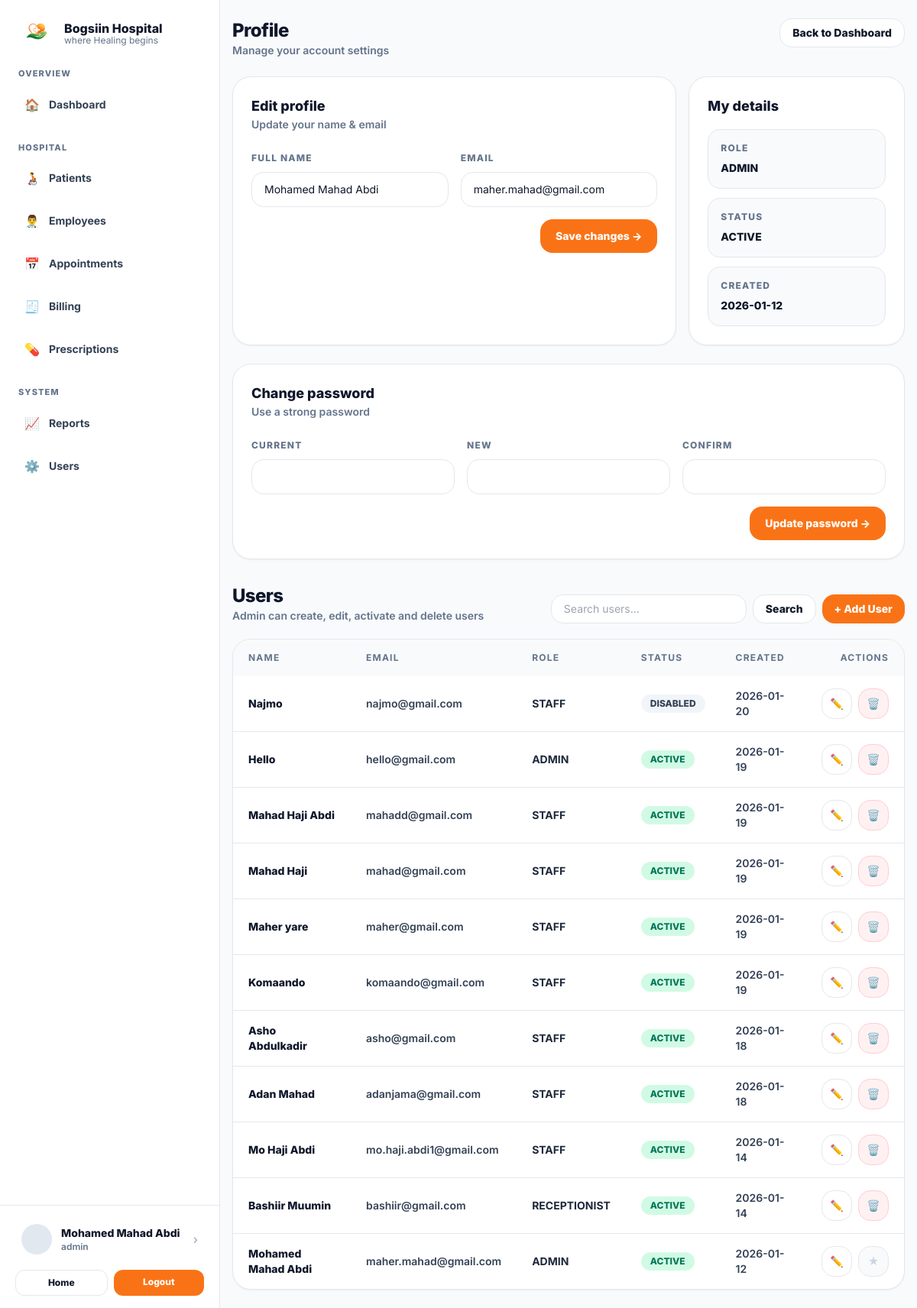
The app's page /profile.php (signed in) with its own data.
### tables this page shows
CREATE TABLE `users` (
  `id` int(11) NOT NULL,
  `full_name` varchar(120) NOT NULL,
  `email` varchar(160) NOT NULL,
  `password_hash` varchar(255) NOT NULL,
  `role` enum('ADMIN','RECEPTIONIST','STAFF') NOT NULL DEFAULT 'STAFF',
  `is_active` tinyint(1) NOT NULL DEFAULT 1,
  `created_at` timestamp NOT NULL DEFAULT current_timestamp()
);

### profile.php (the view, shortened to what this page needs)
<?php
require_once __DIR__ . "/includes/db.php";
function h($s){ return htmlspecialchars((string)$s, ENT_QUOTES, 'UTF-8'); }
$me = $_SESSION["user"];
$myId = (int)$me["id"];
$myRole = $me["role"] ?? "STAFF";
$stmt = $pdo->prepare("SELECT id, full_name, email, role, is_active, created_at FROM users WHERE id=? LIMIT 1");
$stmt->execute([$myId]);
$meDb = $stmt->fetch();
$adminUsers = [];
$uq = trim($_GET["uq"] ?? "");
if ($myRole === "ADMIN") {
  $w = "";
  $p = [];
  $stmt = $pdo->prepare("SELECT id, full_name, email, role, is_active, created_at FROM users $w ORDER BY created_at DESC LIMIT 300");
  $stmt->execute($p);
  $adminUsers = $stmt->fetchAll() ?: [];
}
include_once __DIR__ . "/includes/header.php";
?>
 <div class="min-h-screen bg-slate-50 md:pl-72">
<div class="md:flex min-h-screen">
  <?php include __DIR__ . "/includes/sidebar.php"; ?>
  <div class="flex-1">
    <div class="mx-auto max-w-6xl px-4 py-6">
      <div class="flex flex-col gap-4 md:flex-row md:items-start md:justify-between">
        <div>
          <div class="text-2xl font-extrabold tracking-tight">Profile</div>
          <div class="text-sm font-semibold text-slate-500">Manage your account settings</div>
        </div>
        <a href="/hospital/dashboard.php" class="rounded-2xl border bg-white px-4 py-2 text-sm font-extrabold hover:bg-slate-50">
          Back to Dashboard
        </a>
      </div>
      <section class="mt-6 grid gap-4 lg:grid-cols-3">
        <div class="lg:col-span-2 rounded-3xl border bg-white p-6 shadow-sm">
          <div class="font-extrabold text-lg">Edit profile</div>
          <div class="text-sm font-semibold text-slate-500">Update your name & email</div>
          <form method="POST" class="mt-5 grid gap-4">
            <div class="grid gap-4 md:grid-cols-2">
              <div>
                <label class="text-xs font-extrabold tracking-widest text-slate-500">FULL NAME</label>
                <input name="full_name" value="<?php echo h($meDb["full_name"]); ?>"
                  class="mt-2 w-full rounded-2xl border bg-white px-4 py-3 text-sm outline-none">
              </div>
              <div>
                <label class="text-xs font-extrabold tracking-widest text-slate-500">EMAIL</label>
                <input type="email" name="email" value="<?php echo h($meDb["email"]); ?>"
                  class="mt-2 w-full rounded-2xl border bg-white px-4 py-3 text-sm outline-none">
              </div>
            </div>
            <div class="flex justify-end">
              <button class="rounded-2xl bg-orange-500 px-5 py-3 text-sm font-extrabold text-white hover:bg-orange-600" type="submit">
                Save changes →
              </button>
            </div>
          </form>
        </div>
        <div class="rounded-3xl border bg-white p-6 shadow-sm">
          <div class="font-extrabold text-lg">My details</div>
          <div class="mt-4 space-y-3 text-sm">
            <div class="rounded-2xl border bg-slate-50 p-4">
              <div class="text-xs font-extrabold tracking-widest text-slate-500">ROLE</div>
              <div class="mt-2 font-extrabold text-slate-900"><?php echo h($meDb["role"]); ?></div>
            </div>
            <div class="rounded-2xl border bg-slate-50 p-4">
              <div class="text-xs font-extrabold tracking-widest text-slate-500">STATUS</div>
              <div class="mt-2 font-extrabold text-slate-900"><?php echo ((int)$meDb["is_active"]===1) ? "ACTIVE" : "DISABLED"; ?></div>
            </div>
            <div class="rounded-2xl border bg-slate-50 p-4">
              <div class="text-xs font-extrabold tracking-widest text-slate-500">CREATED</div>
              <div class="mt-2 font-extrabold text-slate-900"><?php echo h(date("Y-m-d", strtotime($meDb["created_at"]))); ?></div>
            </div>
          </div>
        </div>
      </section>
      <section class="mt-6 rounded-3xl border bg-white p-6 shadow-sm">
        <div class="font-extrabold text-lg">Change password</div>
        <div class="text-sm font-semibold text-slate-500">Use a strong password</div>
        <form method="POST" class="mt-5 grid gap-4 md:grid-cols-3">
          <div>
            <label class="text-xs font-extrabold tracking-widest text-slate-500">CURRENT</label>
            <input type="password" name="current_password"
              class="mt-2 w-full rounded-2xl border bg-white px-4 py-3 text-sm outline-none" />
          </div>
          <div>
            <label class="text-xs font-extrabold tracking-widest text-slate-500">NEW</label>
            <input type="password" name="new_password"
              class="mt-2 w-full rounded-2xl border bg-white px-4 py-3 text-sm outline-none" />
          </div>
          <div>
            <label class="text-xs font-extrabold tracking-widest text-slate-500">CONFIRM</label>
            <input type="password" name="confirm_password"
              class="mt-2 w-full rounded-2xl border bg-white px-4 py-3 text-sm outline-none" />
          </div>
          <div class="md:col-span-3 flex justify-end">
            <button class="rounded-2xl bg-orange-500 px-5 py-3 text-sm font-extrabold text-white hover:bg-orange-600" type="submit">
              Update password →
            </button>
          </div>
        </form>
      </section>
      <?php if ($myRole === "ADMIN"): ?>
        <section class="mt-8">
          <div class="flex flex-col gap-3 md:flex-row md:items-end md:justify-between">
            <div>
              <div class="text-2xl font-extrabold tracking-tight">Users</div>
              <div class="text-sm font-semibold text-slate-500">Admin can create, edit, activate and delete users</div>
            </div>
            <div class="flex gap-2">
              <form method="GET" class="flex gap-2">
                <input name="uq" value="<?php echo h($uq); ?>"
                  class="w-64 rounded-2xl border bg-white px-4 py-2 text-sm outline-none"
                  placeholder="Search users..." />
                <button class="rounded-2xl border bg-white px-4 py-2 text-sm font-extrabold hover:bg-slate-50" type="submit">
                  Search
                </button>
              </form>
              <button id="openUserModal"
                class="rounded-2xl bg-orange-500 px-4 py-2 text-sm font-extrabold text-white hover:bg-orange-600">
                + Add User
              </button>
            </div>
          </div>
          <div class="mt-5 rounded-3xl border bg-white shadow-sm overflow-hidden">
            <div class="overflow-x-auto">
              <table class="w-full text-left text-sm">
                <thead class="bg-slate-50 text-xs font-extrabold tracking-widest text-slate-500">
                  <tr>
                    <th class="px-5 py-4">NAME</th>
                    <th class="px-5 py-4">EMAIL</th>
                    <th class="px-5 py-4">ROLE</th>
                    <th class="px-5 py-4">STATUS</th>
                    <th class="px-5 py-4">CREATED</th>
                    <th class="px-5 py-4 text-right">ACTIONS</th>
                  </tr>
                </thead>
                <tbody class="divide-y">
                  <?php if (!$adminUsers): ?>
                    <tr><td colspan="6" class="px-5 py-10 text-center text-slate-500 font-semibold">No users found.</td></tr>
                  <?php else: ?>
                    <?php foreach ($adminUsers as $u): ?>
                      <?php
                        $badge = ((int)$u["is_active"]===1)
                          ? "bg-emerald-100 text-emerald-700"
                          : "bg-slate-100 text-slate-700";
                        $payload = base64_encode(json_encode($u));
                      ?>
                      <tr class="hover:bg-slate-50/60">
                        <td class="px-5 py-4 font-extrabold text-slate-900"><?php echo h($u["full_name"]); ?></td>
                        <td class="px-5 py-4 font-semibold text-slate-700"><?php echo h($u["email"]); ?></td>
                        <td class="px-5 py-4 font-bold text-slate-800"><?php echo h($u["role"]); ?></td>
                        <td class="px-5 py-4">
                          <span class="inline-flex rounded-full px-3 py-1 text-xs font-extrabold <?php echo $badge; ?>">
                            <?php echo ((int)$u["is_active"]===1) ? "ACTIVE" : "DISABLED"; ?>
                          </span>
                        </td>
                        <td class="px-5 py-4 font-semibold text-slate-700"><?php echo h(date("Y-m-d", strtotime($u["created_at"]))); ?></td>
                        <td class="px-5 py-4">
                          <div class="flex justify-end gap-2">
                            <button type="button"
                              class="grid h-10 w-10 place-items-center rounded-2xl border bg-white hover:bg-slate-50"
                              title="Edit"
                              data-u="<?php echo h($payload); ?>"
                              onclick="openUserEdit(this)">✏️</button>
                            <?php if ((int)$u["id"] !== $myId): ?>
                              <form method="POST" onsubmit="return confirm('Delete this user?');">
                                <button type="submit"
                                  class="grid h-10 w-10 place-items-center rounded-2xl border border-rose-200 bg-rose-50 hover:bg-rose-100"
                                  title="Delete">🗑️</button>
                              </form>
                            <?php else: ?>
                              <div class="grid h-10 w-10 place-items-center rounded-2xl border bg-slate-50 text-slate-300" title="You">
                                ★
                              </div>
                            <?php endif; ?>
                          </div>
                        </td>
                      </tr>
                    <?php endforeach; ?>
                  <?php endif; ?>
                </tbody>
              </table>
            </div>
          </div>
        </section>
      <?php endif; ?>
    </div>
  </div>
</div>

### includes/sidebar.php (shortened to what this page needs)
<?php
$u = $_SESSION["user"] ?? null;
$role = $u["role"] ?? "STAFF";
$activePath = parse_url($_SERVER["REQUEST_URI"], PHP_URL_PATH) ?? "";
function nav_active($path, $activePath) {
  return ($activePath === $path)
    ? "bg-orange-500 text-white shadow-sm"
    : "text-slate-700 hover:bg-slate-50";
}
function sidebar_links($role, $activePath) { ?>
  <nav class="flex-1 px-4 pb-4 overflow-y-auto">
    <div class="px-2 text-[11px] font-extrabold tracking-widest text-slate-500">OVERVIEW</div>
    <a href="/hospital/dashboard.php"
       class="mt-2 flex items-center gap-3 rounded-2xl px-4 py-3 text-sm font-bold <?php echo nav_active('/hospital/dashboard.php',$activePath); ?>">
      <span class="text-base">🏠</span> Dashboard
    </a>
    <div class="mt-6 px-2 text-[11px] font-extrabold tracking-widest text-slate-500">HOSPITAL</div>
    <a href="/hospital/patients/view.php"
       class="mt-2 flex items-center gap-3 rounded-2xl px-4 py-3 text-sm font-bold <?php echo nav_active('/hospital/patients/view.php',$activePath); ?>">
      <span class="text-base">🧑‍🦽</span> Patients
    </a>
    <a href="/hospital/employees/view.php"
       class="mt-2 flex items-center gap-3 rounded-2xl px-4 py-3 text-sm font-bold <?php echo nav_active('/hospital/employees/view.php',$activePath); ?>">
      <span class="text-base">👨‍⚕️</span> Employees
    </a>
    <a href="/hospital/appointments/view.php"
       class="mt-2 flex items-center gap-3 rounded-2xl px-4 py-3 text-sm font-bold <?php echo nav_active('/hospital/appointments/view.php',$activePath); ?>">
      <span class="text-base">📅</span> Appointments
    </a>
    <a href="/hospital/billing/view.php"
       class="mt-2 flex items-center gap-3 rounded-2xl px-4 py-3 text-sm font-bold <?php echo nav_active('/hospital/billing/view.php',$activePath); ?>">
      <span class="text-base">🧾</span> Billing
    </a>
    <a href="/hospital/prescriptions/view.php"
       class="mt-2 flex items-center gap-3 rounded-2xl px-4 py-3 text-sm font-bold <?php echo nav_active('/hospital/prescriptions/view.php',$activePath); ?>">
      <span class="text-base">💊</span> Prescriptions
    </a>
    <?php if ($role === "ADMIN"): ?>
      <div class="mt-6 px-2 text-[11px] font-extrabold tracking-widest text-slate-500">SYSTEM</div>
      <a href="/hospital/reports/view.php"
         class="mt-2 flex items-center gap-3 rounded-2xl px-4 py-3 text-sm font-bold <?php echo nav_active('/hospital/reports/view.php',$activePath); ?>">
        <span class="text-base">📈</span> Reports
      </a>
      <a href="/hospital/users/view.php"
         class="mt-2 flex items-center gap-3 rounded-2xl px-4 py-3 text-sm font-bold <?php echo nav_active('/hospital/users/view.php',$activePath); ?>">
        <span class="text-base">⚙️</span> Users
      </a>
    <?php endif; ?>
  </nav>
<?php } ?>
<?php
function sidebar_user_card($u, $role) { ?>
  <div class="border-t px-5 py-4">
    <a href="/hospital/profile.php"
       class="group flex items-center gap-3 rounded-2xl p-2 hover:bg-slate-50">
      <div class="h-10 w-10 rounded-full bg-slate-200 group-hover:bg-slate-300"></div>
      <div class="min-w-0">
        <div class="truncate text-sm font-extrabold text-slate-900 group-hover:underline">
          <?php echo htmlspecialchars($u["full_name"] ?? "User"); ?>
        </div>
        <div class="truncate text-xs font-semibold text-slate-500">
          <?php echo htmlspecialchars(strtolower($role)); ?>
        </div>
      </div>
      <div class="ml-auto text-slate-400 group-hover:text-slate-700">›</div>
    </a>
    <div class="mt-3 flex gap-2">
      <a href="/hospital/index.php"
         class="flex-1 rounded-xl border bg-white px-3 py-2 text-center text-xs font-extrabold hover:bg-slate-50">
        Home
      </a>
      <a href="/hospital/auth/logout.php"
         class="flex-1 rounded-xl bg-orange-500 px-3 py-2 text-center text-xs font-extrabold text-white hover:bg-orange-600">
        Logout
      </a>
    </div>
  </div>
<?php } ?>
<aside class="hidden md:flex md:w-72 md:flex-col md:border-r md:bg-white md:fixed md:top-0 md:left-0 md:h-screen md:z-40 md:overflow-auto">
  <div class="flex items-center gap-3 px-6 py-5">
    <img src="/hospital/assets/images/logo.png" alt="Bogsiin Hospital" class="h-12 w-12 object-contain rounded" />
    <div>
      <div class="font-extrabold leading-tight">Bogsiin Hospital</div>
      <div class="text-xs text-slate-500 -mt-0.5">where Healing begins</div>
    </div>
  </div>
  <?php sidebar_links($role, $activePath); ?>
  <?php sidebar_user_card($u, $role); ?>
</aside>

### includes/header.php (style rules this page uses)
body { font-family: Inter, system-ui, -apple-system, Segoe UI, Roboto, Arial, sans-serif; }

### records on screen
users: full_name "Mohamed Mahad Abdi", role "admin", email "maher.mahad@gmail.com", role "ADMIN", created_at "2026-01-12", is_active "ACTIVE"
users: full_name "Najmo", email "najmo@gmail.com", role "STAFF", is_active "DISABLED", created_at "2026-01-20"
users: full_name "Hello", email "hello@gmail.com", role "ADMIN", is_active "ACTIVE", created_at "2026-01-19"
users: full_name "Mahad Haji Abdi", email "mahadd@gmail.com", role "STAFF", is_active "ACTIVE", created_at "2026-01-19"
users: full_name "Mahad Haji", email "mahad@gmail.com", role "STAFF", is_active "ACTIVE", created_at "2026-01-19"
users: full_name "Maher yare", email "maher@gmail.com", role "STAFF", is_active "ACTIVE", created_at "2026-01-19"
users: full_name "Komaando", email "komaando@gmail.com", role "STAFF", is_active "ACTIVE", created_at "2026-01-19"
users: full_name "Asho Abdulkadir", email "asho@gmail.com", role "STAFF", is_active "ACTIVE", created_at "2026-01-18"
users: full_name "Adan Mahad", email "adanjama@gmail.com", role "STAFF", is_active "ACTIVE", created_at "2026-01-18"
users: full_name "Mo Haji Abdi", email "mo.haji.abdi1@gmail.com", role "STAFF", is_active "ACTIVE", created_at "2026-01-14"
users: full_name "Bashiir Muumin", email "bashiir@gmail.com", role "RECEPTIONIST", is_active "ACTIVE", created_at "2026-01-14"
